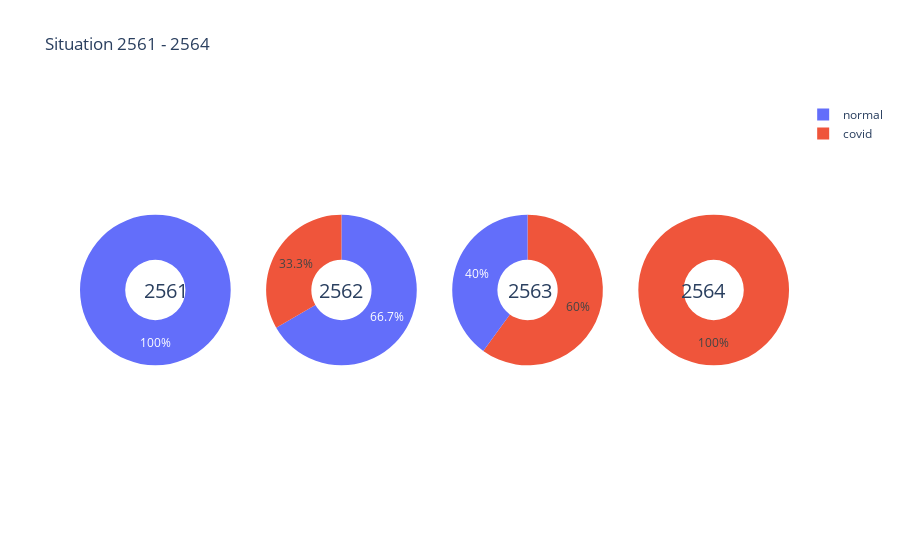

The cell this chart's notebook holds for it:
### Code cell
pvt = df.pivot_table(index=["year","sem","situation","subject"] ,values= ["section"] , aggfunc= pd.Series.nunique).reset_index()

fig = make_subplots(rows=1, cols=4 ,specs=[[{'type':'domain'}, {'type':'domain'}, {'type':'domain'}, {'type':'domain'}]])
for i in range(1,5):
  fig.add_trace(go.Pie(labels=pvt.loc[pvt["year"] == f'256{i}' , 'situation'], values=pvt.loc[pvt["year"] == f'256{i}' , 'section'], name=f"256{i}"),1, i)

# Use `hole` to create a donut-like pie chart
fig.update_traces(hole=.4, hoverinfo="label+percent+name")

fig.update_layout(
    title_text="Situation 2561 - 2564",
    # Add annotations in the center of the donut pies.
      annotations=[dict(text='2561', x=0.087 , y=0.5, font_size=20, showarrow=False),
                  dict(text='2562', x=0.368 , y=0.5, font_size=20, showarrow=False),
                  dict(text='2563', x=0.634, y=0.5, font_size=20, showarrow=False),
                  dict(text='2564', x=0.914, y=0.5, font_size=20, showarrow=False)
                  ])
fig.show()

### Figure 1 — Plotly figure (JSON) as saved in the notebook; plotly's stock layout.template omitted (floating-point values rounded to 4 significant figures)
{"data": [{"domain": {"x": [0, 0.2125], "y": [0, 1]}, "hole": 0.4, "hoverinfo": "label+percent+name", "labels": ["normal", "normal", "normal"], "name": "2561", "type": "pie", "values": [1, 1, 1]}, {"domain": {"x": [0.2625, 0.475], "y": [0, 1]}, "hole": 0.4, "hoverinfo": "label+percent+name", "labels": ["normal", "normal", "normal", "covid", "covid", "normal"], "name": "2562", "type": "pie", "values": [1, 1, 1, 1, 1, 1]}, {"domain": {"x": [0.525, 0.7375], "y": [0, 1]}, "hole": 0.4, "hoverinfo": "label+percent+name", "labels": ["normal", "normal", "normal", "covid", "covid", "covid", "covid"], "name": "2563", "type": "pie", "values": [2, 1, 1, 1, 3, 1, 1]}, {"domain": {"x": [0.7875, 1], "y": [0, 1]}, "hole": 0.4, "hoverinfo": "label+percent+name", "labels": ["covid", "covid", "covid", "covid", "covid", "covid", "covid"], "name": "2564", "type": "pie", "values": [1, 1, 1, 1, 1, 1, 1]}], "layout": {"annotations": [{"font": {"size": 20}, "showarrow": false, "text": "2561", "x": 0.087, "y": 0.5}, {"font": {"size": 20}, "showarrow": false, "text": "2562", "x": 0.368, "y": 0.5}, {"font": {"size": 20}, "showarrow": false, "text": "2563", "x": 0.634, "y": 0.5}, {"font": {"size": 20}, "showarrow": false, "text": "2564", "x": 0.914, "y": 0.5}], "title": {"text": "Situation 2561 - 2564"}}}
